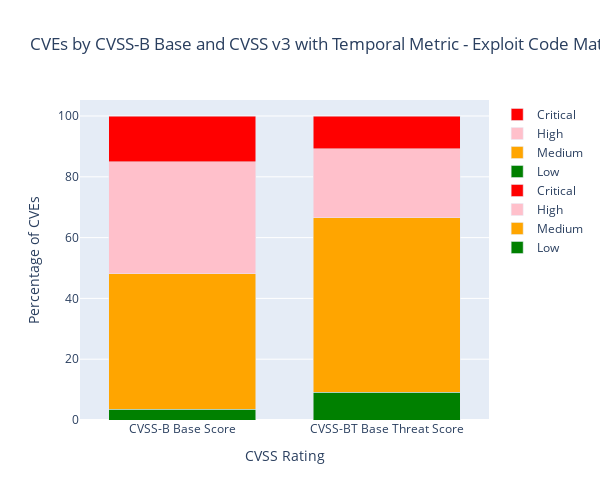

The notebook cell this image was saved under:
### Markdown cell above
## CVSS Ratings

### Code cell
# Define function to categorize scores
def categorize_score(score):
    if score >= 0.1 and score <= 3.9:
        return 'low'
    elif score >= 4.0 and score <= 6.9:
        return 'medium'
    elif score >= 7.0 and score <= 8.9:
        return 'high'
    elif score >= 9.0 and score <= 10.0:
        return 'critical'
    else:
        return 'invalid'

# Apply categorization to both base_score and cvss-bt_score
df['base_score_category'] = df['base_score'].apply(categorize_score)
df['cvss-bt_score_category'] = df['cvss-bt_score'].apply(categorize_score)

# Count the number of CVEs in each category
base_score_counts = df['base_score_category'].value_counts().reindex(['low', 'medium', 'high', 'critical'], fill_value=0)
cvss_bt_score_counts = df['cvss-bt_score_category'].value_counts().reindex(['low', 'medium', 'high', 'critical'], fill_value=0)

# Calculate percentages
base_score_perc = base_score_counts / base_score_counts.sum() * 100
cvss_bt_score_perc = cvss_bt_score_counts / cvss_bt_score_counts.sum() * 100

# Create traces for base score categories
trace_base_low = go.Bar(
    x=['CVSS-B Base Score'],
    y=[base_score_perc['low']],
    name='Low',
    marker=dict(color='green')
)
trace_base_medium = go.Bar(
    x=['CVSS-B Base Score'],
    y=[base_score_perc['medium']],
    name='Medium',
    marker=dict(color='orange')
)
trace_base_high = go.Bar(
    x=['CVSS-B Base Score'],
    y=[base_score_perc['high']],
    name='High',
    marker=dict(color='pink')
)
trace_base_critical = go.Bar(
    x=['CVSS-B Base Score'],
    y=[base_score_perc['critical']],
    name='Critical',
    marker=dict(color='red')
)

# Create traces for CVSS-BT score categories
trace_cvss_bt_low = go.Bar(
    x=['CVSS-BT Base Threat Score'],
    y=[cvss_bt_score_perc['low']],
    name='Low',
    marker=dict(color='green')
)
trace_cvss_bt_medium = go.Bar(
    x=['CVSS-BT Base Threat Score'],
    y=[cvss_bt_score_perc['medium']],
    name='Medium',
    marker=dict(color='orange')
)
trace_cvss_bt_high = go.Bar(
    x=['CVSS-BT Base Threat Score'],
    y=[cvss_bt_score_perc['high']],
    name='High',
    marker=dict(color='pink')
)
trace_cvss_bt_critical = go.Bar(
    x=['CVSS-BT Base Threat Score'],
    y=[cvss_bt_score_perc['critical']],
    name='Critical',
    marker=dict(color='red')
)

# Layout
layout = go.Layout(
    title='CVEs by CVSS-B Base and CVSS v3 with Temporal Metric - Exploit Code Maturity (E) Ratings',
    xaxis=dict(title='CVSS Rating'),
    yaxis=dict(title='Percentage of CVEs'),
    barmode='stack',
    bargroupgap=0.1,
    bargap=0.2,
    height=500,
    width=600
)

# Create figure
fig = go.Figure(
    data=[trace_base_low, trace_base_medium, trace_base_high, trace_base_critical,
          trace_cvss_bt_low, trace_cvss_bt_medium, trace_cvss_bt_high, trace_cvss_bt_critical],
    layout=layout
)
# Show plot
fig.show()

fig.write_image("../images_out/cvss_bt_bar.png")

### Figure 1 — Plotly figure (JSON) as saved in the notebook; plotly's stock layout.template omitted (floating-point values rounded to 4 significant figures)
{"data": [{"marker": {"color": "green"}, "name": "Low", "type": "bar", "x": ["CVSS-B Base Score"], "y": [3.513]}, {"marker": {"color": "orange"}, "name": "Medium", "type": "bar", "x": ["CVSS-B Base Score"], "y": [44.6]}, {"marker": {"color": "pink"}, "name": "High", "type": "bar", "x": ["CVSS-B Base Score"], "y": [36.9]}, {"marker": {"color": "red"}, "name": "Critical", "type": "bar", "x": ["CVSS-B Base Score"], "y": [14.99]}, {"marker": {"color": "green"}, "name": "Low", "type": "bar", "x": ["CVSS-BT Base Threat Score"], "y": [9.209]}, {"marker": {"color": "orange"}, "name": "Medium", "type": "bar", "x": ["CVSS-BT Base Threat Score"], "y": [57.25]}, {"marker": {"color": "pink"}, "name": "High", "type": "bar", "x": ["CVSS-BT Base Threat Score"], "y": [22.74]}, {"marker": {"color": "red"}, "name": "Critical", "type": "bar", "x": ["CVSS-BT Base Threat Score"], "y": [10.81]}], "layout": {"bargap": 0.2, "bargroupgap": 0.1, "barmode": "stack", "height": 500, "title": {"text": "CVEs by CVSS-B Base and CVSS v3 with Temporal Metric - Exploit Code Maturity (E) Ratings"}, "width": 600, "xaxis": {"title": {"text": "CVSS Rating"}}, "yaxis": {"title": {"text": "Percentage of CVEs"}}}}
